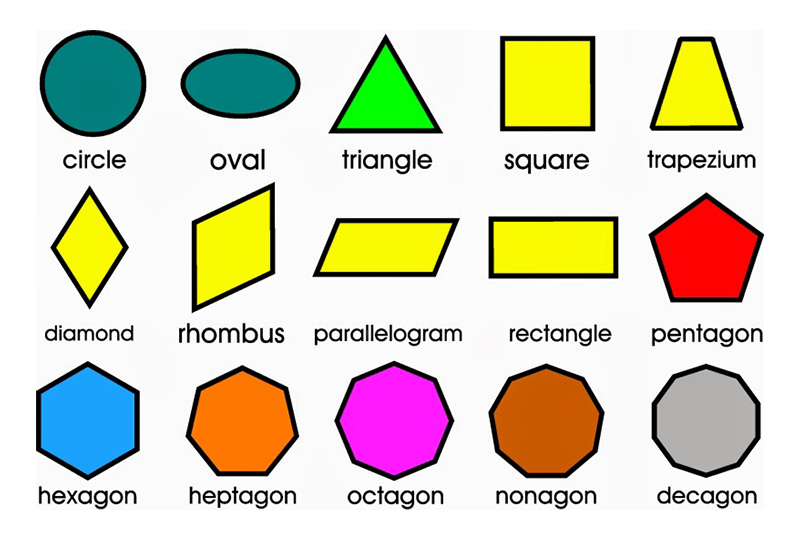
#> input picture shape.jpg, 800 x 540 px
$ python 'Chapter 9.py'
#> lines starting #> are read from the running program, lines starting #| are printed output that depends on the picture; after the words box and inside, x2 and y2 are one past the last pixel; in counts of white or black regions, pixels touching at a corner belong together
### imagestack.py
import cv2
import numpy as np

def stackImages(scale,imgArray):
    rows = len(imgArray)
    cols = len(imgArray[0])
    rowsAvailable = isinstance(imgArray[0],list)
    width = imgArray[0][0].shape[1]
    height = imgArray[0][0].shape[0]
    if rowsAvailable:
        for x in range(0,rows):
            for y in range(0,cols):
                if imgArray[x][y].shape[:2]==imgArray[0][0].shape[:2]:
                    imgArray[x][y] = cv2.resize(imgArray[x][y],(0,0),None,scale,scale)
                else:
                    imgArray[x][y] = cv2.resize(imgArray[x][y],(imgArray[0][0].shape[1],imgArray[0][0].shape[0]),None,scale,scale)
                if len(imgArray[x][y].shape)== 2:
                    imgArray[x][y] = cv2.cvtColor(imgArray[x][y],cv2.COLOR_GRAY2BGR)
        imageBlank = np.zeros((height,width,3),np.uint8)
        hor = [imageBlank]*rows
        hor_con = [imageBlank]*rows
        for x in range(0,rows):
            hor[x] = np.hstack(imgArray[x])
        ver = np.vstack(hor)
    else:
        for x in range(0,rows):
            if imgArray[x].shape[:2]==imgArray[0].shape[:2]:
                imgArray[x] = cv2.resize(imgArray[x],(0,0),None,scale,scale)
            else:
                imgArray[x] = cv2.resize(imgArray[x],(imgArray[0].shape[1],imgArray[0].shape[0]),None,scale,scale)
            if len(imgArray[x].shape)== 2:
                imgArray[x] = cv2.cvtColor(imgArray[x],cv2.COLOR_GRAY2BGR)
        hor = np.hstack(imgArray)
        ver = hor
    return ver


### Chapter 9.py
import cv2
import numpy as np
import imagestack

def getContours(img):
    contours,hierarchy = cv2.findContours(img,cv2.RETR_EXTERNAL,cv2.CHAIN_APPROX_NONE)
    for cnt in contours:
        area = cv2.contourArea(cnt)
        print(area)
        if area > 400:
            cv2.drawContours(imgContour,cnt,-1,(255,0,0),3)
            peri = cv2.arcLength(cnt,True)
            #print(peri)
            approx = cv2.approxPolyDP(cnt,0.02*peri,True)
            print(len(approx))
            objCor = len(approx)
            x,y,w,h = cv2.boundingRect(approx)

            if objCor == 3:
                objectType = "Tri"
            elif objCor == 4:
                aspRatio = w/float(h)
                if aspRatio > 0.95 and aspRatio < 1.05:
                    objectType = "Sqrt"
                else:
                    objectType = "Rect"
            elif objCor == 5:
                objectType = "Penta"
            elif objCor == 6:
                objectType = "Hexa"
            elif objCor == 7:
                objectType = "Hepta"
            elif objCor == 8:
                objectType = "Cir"
            elif objCor == 9:
                objectType = "Nona"
            elif objCor == 10:
                objectType = "Deca"
            else:
                objectType = "None"

            cv2.rectangle(imgContour,(x,y),(x+w,y+h),(0,255,0),2)
            cv2.putText(imgContour,objectType,(x+(w//2)-26,y+(h//2)-4),cv2.FONT_HERSHEY_COMPLEX,0.5,(0,0,0),2)

path = "shape.jpg"

img = cv2.imread(path)
#> img is the input picture: shape (540, 800, 3); mean B, G, R 192.4, 211.3, 216.2
imgContour = img.copy()
imgGray = cv2.cvtColor(img,cv2.COLOR_BGR2GRAY)
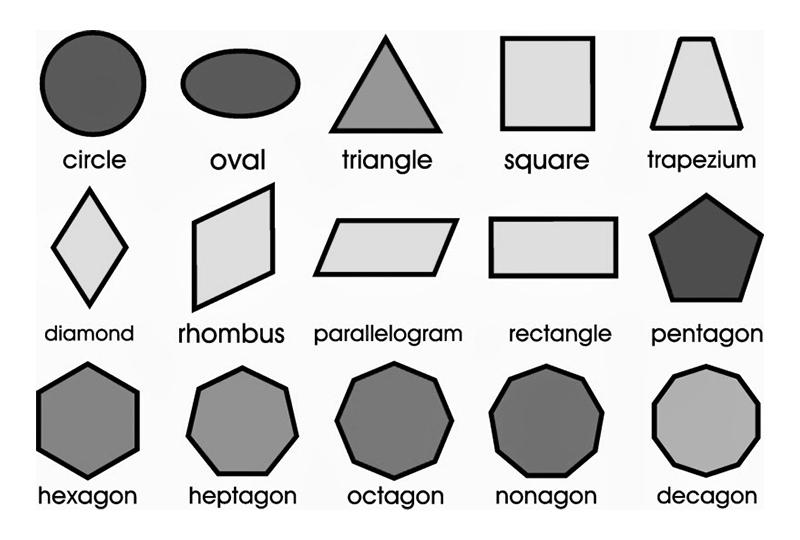
#> imgGray: shape (540, 800); min 0, max 255, mean 210.6
imgBlur = cv2.GaussianBlur(imgGray,(7,7),1)
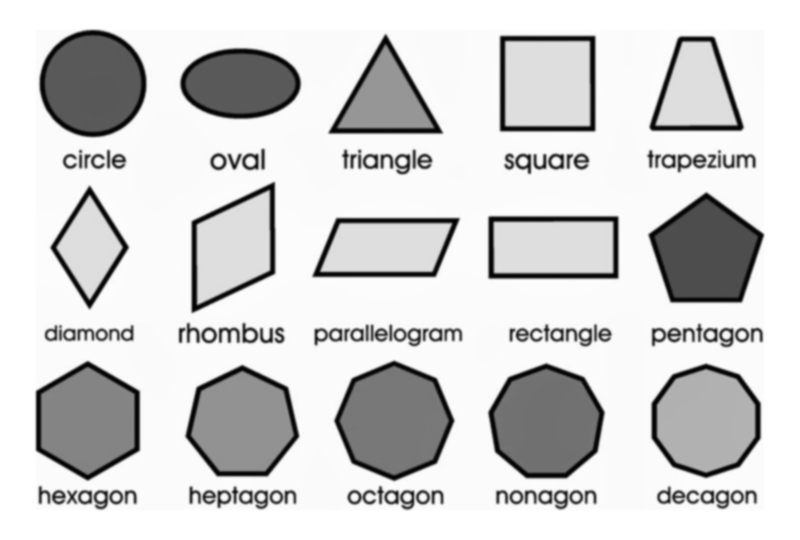
#> imgBlur: shape (540, 800); min 1, max 255, mean 210.6
imgCanny = cv2.Canny(imgBlur,50,50)
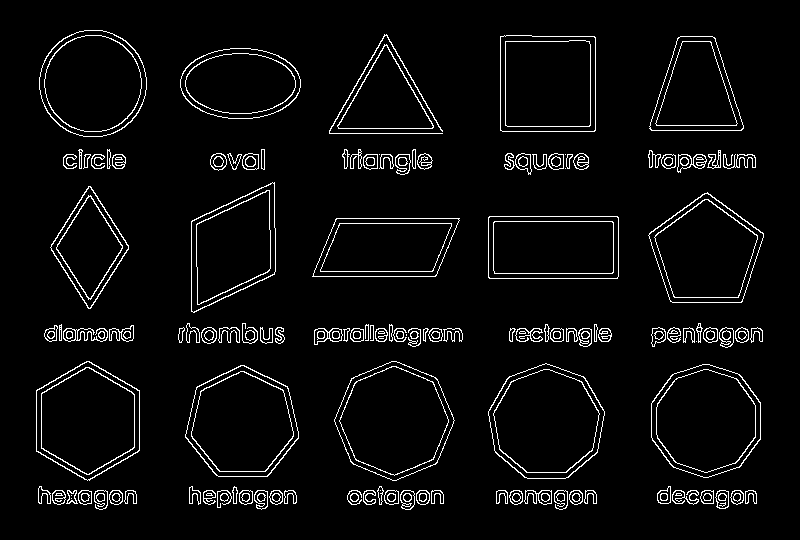
#> imgCanny: shape (540, 800); 4.5% white in thin lines or dots, all inside (x1, y1, x2, y2) = (36, 30, 764, 510)
getContours(imgCanny)
#> in getContours, `contours,hierarchy = cv2.findContours(img,cv2.RETR_EXTERNAL,cv2.CHAIN_..`: contours = 131 contours, 18 with area under 20; largest, box (x1, y1, x2, y2) and area: (334, 361, 455, 481) 10220, (488, 363, 605, 479) 10152, (651, 364, 761, 478) 9632, (185, 365, 299, 477) 9398, (36, 361, 140, 481) 9310
#> the loop in getContours, `for cnt in contours:` made 131 passes
#> (area, peri, approx, objCor, x, y, w, h) on passes 91, 92, 94, 95, 128, 129: (7158, 382.7, [[312, 276], [435, 276], [459, 218], [336, 218]], 4, 312, 218, 148, 59), (8057, 381.7, [[488, 217], [489, 278], [618, 276], [617, 216]], 4, 488, 216, 131, 63), (4965, 311, [[88, 186], [50, 247], [90, 308], [128, 245]], 4, 50, 186, 79, 123), (7716, 382, [[274, 182], [191, 221], [191, 311], [274, 274]], 4, 191, 182, 84, 130), (6190, 339.3, [[678, 37], [649, 128], [741, 130], [715, 38]], 4, 649, 37, 93, 94), (9049.5, 379.9, [[500, 36], [500, 130], [594, 131], [595, 37]], 4, 500, 36, 96, 96)
#> (area, peri, approx, objCor, x, y, w, h) on pass 127: (4202, 304.6, [[384, 44], [338, 128], [432, 128]], 3, 338, 44, 95, 85)
#| 10.0
#| 52.0
#| 56.0
#| 50.0
#| 56.0
#| 88.5
#| 144.5
#| 200.5
#> (further printed lines are left out)
#> after the loop in getContours, `for cnt in contours:`:
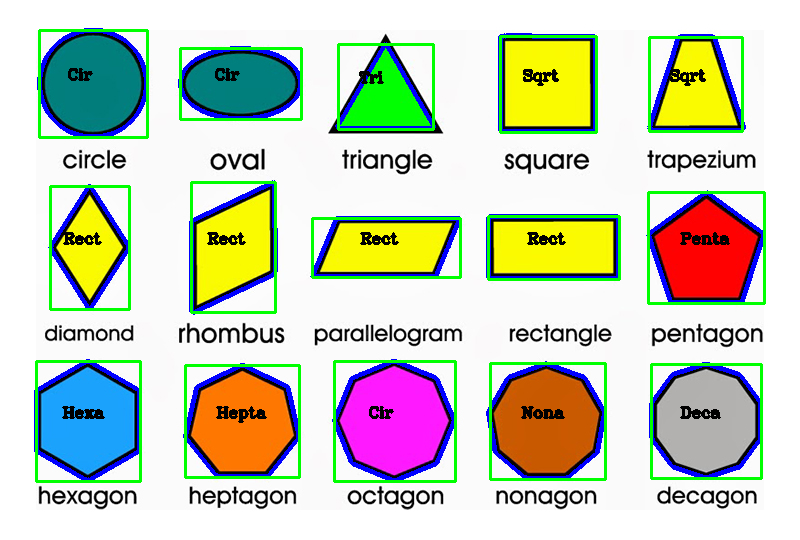
#> imgContour: shape (540, 800, 3); 9.32% of pixels changed, all inside (x1, y1, x2, y2) = (34, 28, 766, 483)
imgBlank = np.zeros_like(img)

#cv2.imshow("Shape Image",img)
#cv2.imshow("Shape Gray Image",imgGray)
#cv2.imshow("Shape Blur Image",imgBlur)

StackedImages=imagestack.stackImages(0.6,([img,imgGray,imgBlur],
                                          [imgCanny,imgContour,imgBlank]))
#> after the loop in stackImages, `for x in range(0,rows):`: hor = 2 items
#> in stackImages, `ver = np.vstack(hor)`:
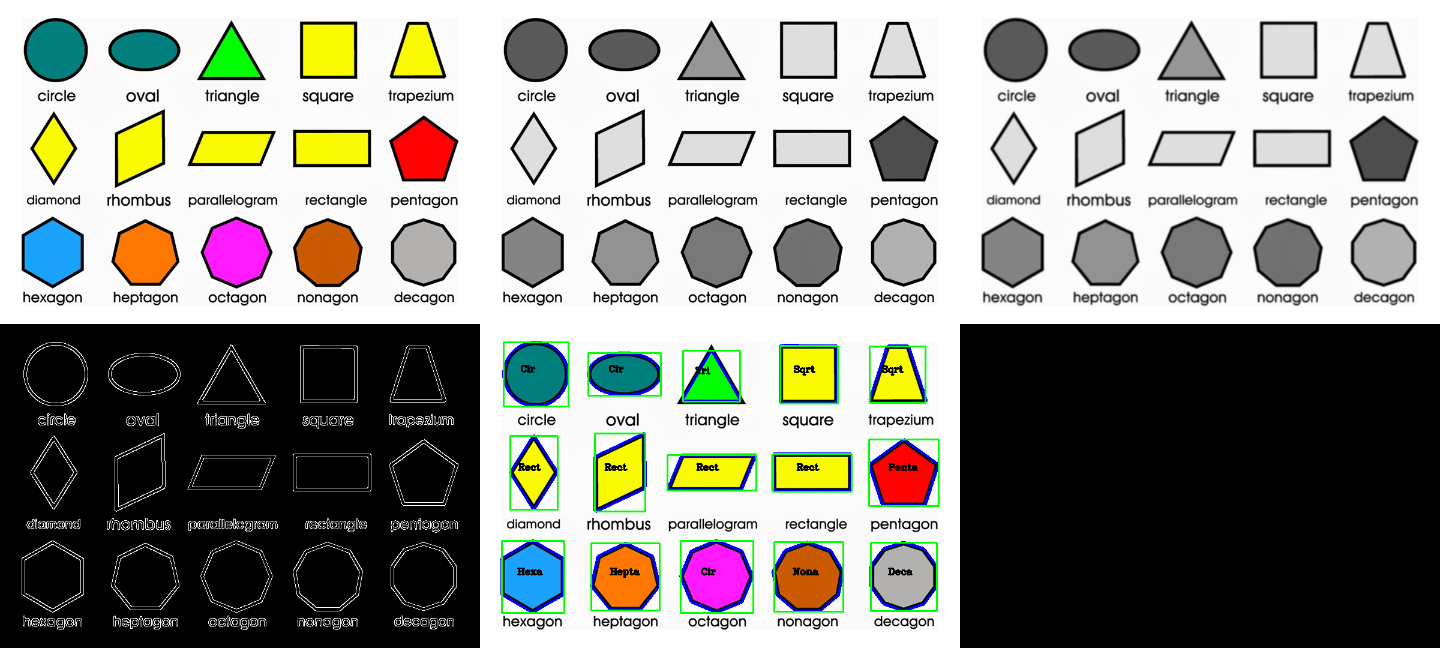
#> ver: shape (648, 1440, 3); mean of channels 0, 1, 2 135.4, 141.7, 141.4; drawn as B, G, R

cv2.imshow("Shape Stacked Image",StackedImages)
cv2.waitKey(0)
